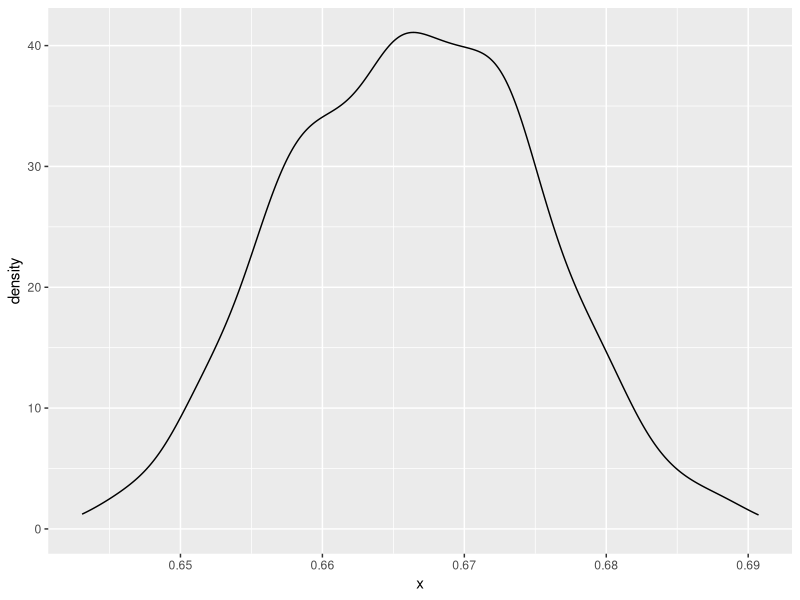
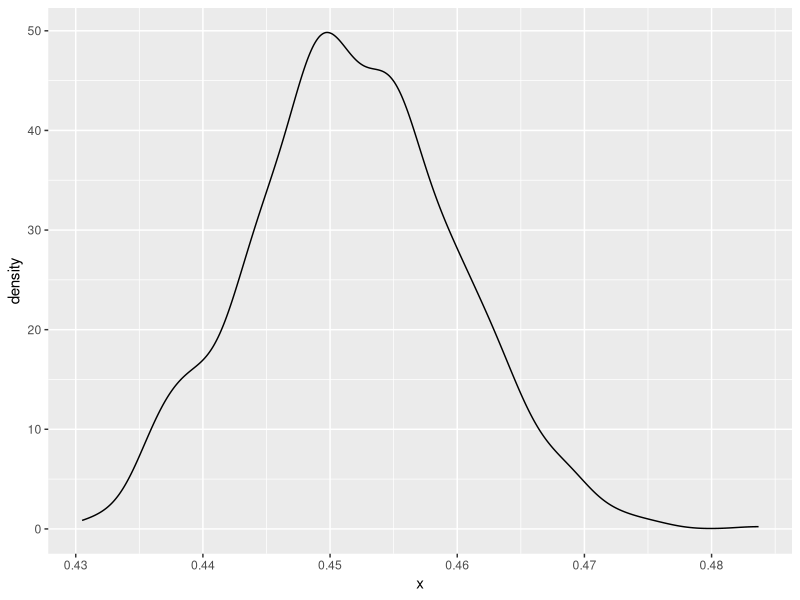

Reproduce these figures in R, in order.
## ---- chunk 1
knitr::opts_chunk$set(echo = TRUE)
library(ggplot2)
## ---- chunk 2
N <- 3140
x <- rgamma(N, 2, 3)
R <- 1001

samplesds <- rep(NA, R)
samplemeans <- rep(NA, R)

for(r in 1:R)
{
  idx <- sample(N, N, replace=TRUE)
  samplesds[r] <- sd(x[idx])
  
  ## Find sample means
  samplemeans[r] <- mean(rgamma(N, 2, 3))
}
## ---- chunk 3
## From one sample of N Gamma(2, 3) RVs
## R bootstrap resampled means
head(samplemeans)

dfm <- data.frame(x = samplemeans)
ggplot(dfm, aes(x)) + geom_density()

quantile(samplemeans, c(0.1, 0.9))
## ---- chunk 4
## R bootstrap resamples standard deviations
head(samplesds)

dfs <- data.frame(x = samplesds)
ggplot(dfs, aes(x)) + geom_density()

quantile(samplesds, c(0.025, 0.975))
